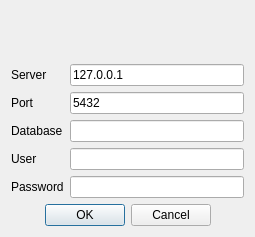
<?xml version="1.0" encoding="UTF-8"?>
<ui version="4.0">
 <class>frmAccess</class>
 <widget class="QDialog" name="frmAccess">
  <property name="geometry">
   <rect>
    <x>0</x>
    <y>0</y>
    <width>255</width>
    <height>237</height>
   </rect>
  </property>
  <property name="sizePolicy">
   <sizepolicy hsizetype="Fixed" vsizetype="Fixed">
    <horstretch>0</horstretch>
    <verstretch>0</verstretch>
   </sizepolicy>
  </property>
  <property name="windowIcon">
   <iconset>
    <normaloff>:/images/kmplot.jpg</normaloff>:/images/kmplot.jpg</iconset>
  </property>
  <layout class="QHBoxLayout" name="horizontalLayout_2">
   <item>
    <layout class="QVBoxLayout" name="verticalLayout_3">
     <item>
      <widget class="QLabel" name="lbl">
       <property name="text">
        <string/>
       </property>
       <property name="pixmap">
        <pixmap resource="../images/didyoureadme.qrc">:/didyoureadme.png</pixmap>
       </property>
       <property name="scaledContents">
        <bool>false</bool>
       </property>
       <property name="alignment">
        <set>Qt::AlignCenter</set>
       </property>
      </widget>
     </item>
     <item>
      <layout class="QHBoxLayout" name="horizontalLayout">
       <item>
        <layout class="QVBoxLayout" name="verticalLayout">
         <item>
          <widget class="QLabel" name="lblServer">
           <property name="text">
            <string>Server</string>
           </property>
          </widget>
         </item>
         <item>
          <widget class="QLabel" name="lblPort">
           <property name="text">
            <string>Port</string>
           </property>
          </widget>
         </item>
         <item>
          <widget class="QLabel" name="lblDatabase">
           <property name="text">
            <string>Database</string>
           </property>
          </widget>
         </item>
         <item>
          <widget class="QLabel" name="lblUser">
           <property name="text">
            <string>User</string>
           </property>
          </widget>
         </item>
         <item>
          <widget class="QLabel" name="lblPass">
           <property name="text">
            <string>Password</string>
           </property>
          </widget>
         </item>
        </layout>
       </item>
       <item>
        <layout class="QVBoxLayout" name="verticalLayout_2">
         <item>
          <widget class="QLineEdit" name="txtServer">
           <property name="inputMethodHints">
            <set>Qt::ImhNone</set>
           </property>
           <property name="text">
            <string>127.0.0.1</string>
           </property>
           <property name="echoMode">
            <enum>QLineEdit::Normal</enum>
           </property>
          </widget>
         </item>
         <item>
          <widget class="QLineEdit" name="txtPort">
           <property name="text">
            <string>5432</string>
           </property>
          </widget>
         </item>
         <item>
          <widget class="QLineEdit" name="txtDB"/>
         </item>
         <item>
          <widget class="QLineEdit" name="txtUser"/>
         </item>
         <item>
          <widget class="QLineEdit" name="txtPass">
           <property name="sizePolicy">
            <sizepolicy hsizetype="Expanding" vsizetype="Fixed">
             <horstretch>0</horstretch>
             <verstretch>0</verstretch>
            </sizepolicy>
           </property>
           <property name="inputMethodHints">
            <set>Qt::ImhHiddenText|Qt::ImhNoAutoUppercase|Qt::ImhNoPredictiveText</set>
           </property>
           <property name="echoMode">
            <enum>QLineEdit::Password</enum>
           </property>
          </widget>
         </item>
        </layout>
       </item>
      </layout>
     </item>
     <item>
      <widget class="QDialogButtonBox" name="cmdYN">
       <property name="sizePolicy">
        <sizepolicy hsizetype="Expanding" vsizetype="Fixed">
         <horstretch>0</horstretch>
         <verstretch>0</verstretch>
        </sizepolicy>
       </property>
       <property name="standardButtons">
        <set>QDialogButtonBox::Cancel|QDialogButtonBox::Ok</set>
       </property>
       <property name="centerButtons">
        <bool>true</bool>
       </property>
      </widget>
     </item>
    </layout>
   </item>
  </layout>
 </widget>
 <tabstops>
  <tabstop>txtUser</tabstop>
  <tabstop>txtPass</tabstop>
  <tabstop>cmdYN</tabstop>
  <tabstop>txtServer</tabstop>
  <tabstop>txtPort</tabstop>
  <tabstop>txtDB</tabstop>
 </tabstops>
 <resources>
  <include location="../images/didyoureadme.qrc"/>
  <include location="../images/didyoureadme.qrc"/>
  <include location="../images/didyoureadme.qrc"/>
  <include location="../images/didyoureadme.qrc"/>
 </resources>
 <connections/>
</ui>
